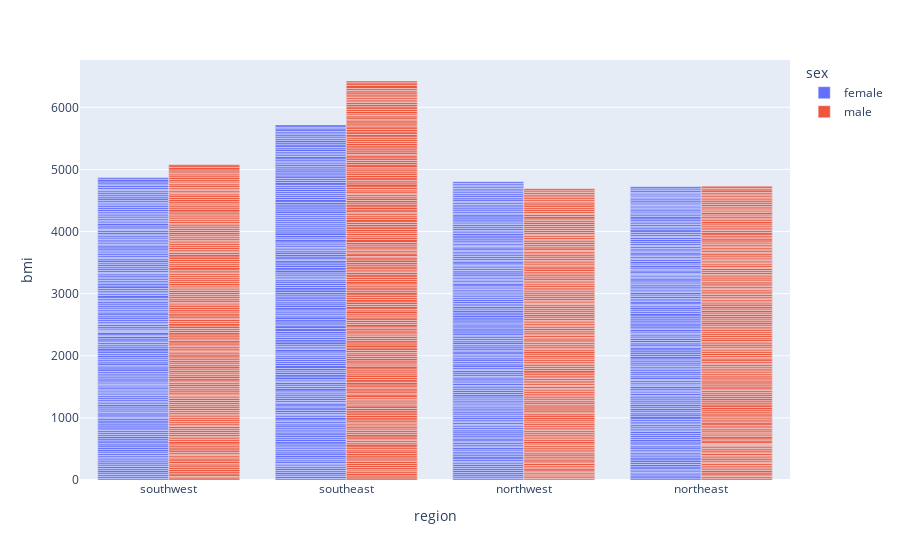

Notebook code for this chart:
### Code cell
# Nesse gráfico podemos observar a quantidade de ...
df_seguro['teste'] = df_seguro.groupby('sex')['bmi'].sum()
ax = px.bar(data_frame=df_seguro, x='region', y='bmi', color='sex', barmode='group')
ax

### Figure 1 — Plotly figure (JSON) as saved in the notebook; plotly's stock layout.template omitted (floating-point values rounded to 4 significant figures; data arrays with more than 128 entries replaced by an {"elided": "..."} marker saying what was removed)
{"data": [{"alignmentgroup": "True", "hovertemplate": "sex=female<br>region=%{x}<br>bmi=%{y}<extra></extra>", "legendgroup": "female", "marker": {"color": "#636efa", "pattern": {"shape": ""}}, "name": "female", "offsetgroup": "female", "orientation": "v", "showlegend": true, "textposition": "auto", "type": "bar", "x": {"elided": "662 str values"}, "xaxis": "x", "y": {"elided": "662 float values"}, "yaxis": "y"}, {"alignmentgroup": "True", "hovertemplate": "sex=male<br>region=%{x}<br>bmi=%{y}<extra></extra>", "legendgroup": "male", "marker": {"color": "#EF553B", "pattern": {"shape": ""}}, "name": "male", "offsetgroup": "male", "orientation": "v", "showlegend": true, "textposition": "auto", "type": "bar", "x": {"elided": "676 str values"}, "xaxis": "x", "y": {"elided": "676 float values"}, "yaxis": "y"}], "layout": {"barmode": "group", "legend": {"title": {"text": "sex"}, "tracegroupgap": 0}, "margin": {"t": 60}, "xaxis": {"anchor": "y", "domain": [0, 1], "title": {"text": "region"}}, "yaxis": {"anchor": "x", "domain": [0, 1], "title": {"text": "bmi"}}}}
